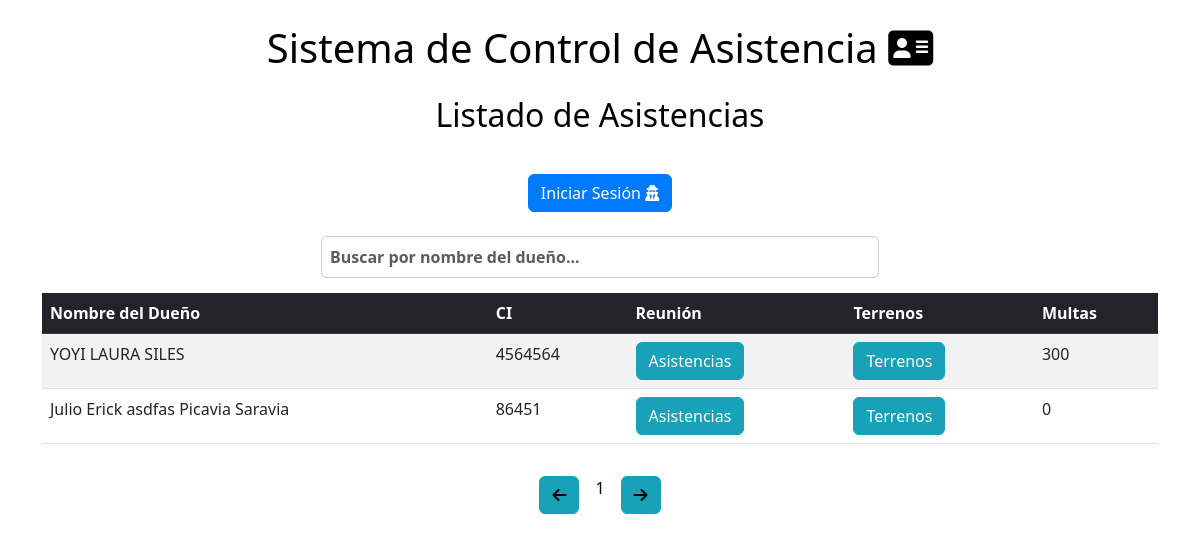
Before: / with the older database file.
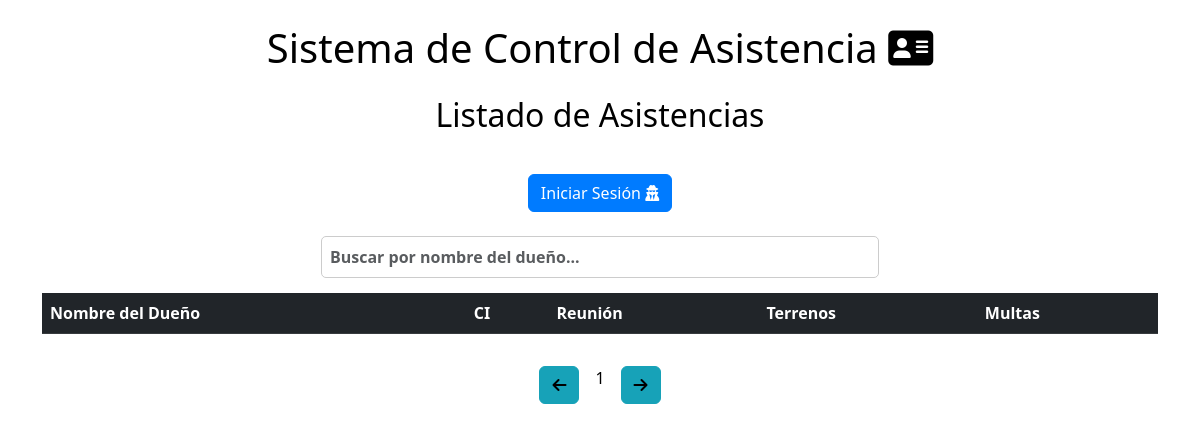
After: the same page with the newer database file.
### models/asistencia_model.py (models this page shows, shortened)
class Asistencia(db.Model):
    __tablename__ = "Asistencia"
    id = db.Column(db.Integer, primary_key=True)
    dueño_id = db.Column(db.Integer, db.ForeignKey('Duenio.id'), nullable=False)
    id_reunion = db.Column(db.Integer, db.ForeignKey('Reuniones.id'), nullable=False)
    asistio = db.Column(db.Boolean, nullable=False, default=False)
    reunion = db.relationship('Reunion', backref='asistencias')
    dueno = db.relationship('Duenio', backref='asistencias')
    __table_args__ = (UniqueConstraint('dueño_id', 'id_reunion', name='_dueño_reunion_uc'),)

### models/duenio_model.py (models this page shows, shortened)
class Duenio(db.Model):
    __tablename__ = "Duenio"
    id = db.Column(db.Integer, primary_key=True)
    nombre = db.Column(db.String(50), nullable=False)
    paterno = db.Column(db.String(50), nullable=False)
    materno = db.Column(db.String(50), nullable=False)
    ci = db.Column(db.String(20), unique=True, nullable=False)
    multas = db.relationship('Multa', backref='duenio', lazy=True)  # Relación con la tabla Multa

### models/multa_model.py (models this page shows, shortened)
class Multa(db.Model):
    __tablename__ = "Multa"
    id = db.Column(db.Integer, primary_key=True)
    dueño_id = db.Column(db.Integer, db.ForeignKey('Duenio.id'), nullable=False)
    id_reunion = db.Column(db.Integer, db.ForeignKey('Reuniones.id'), nullable=True)
    monto = db.Column(db.Integer, nullable=False, default=0)

### controllers/user_controller.py (the view)
@user_bp.route('/')
def index():
    asistencias = Asistencia.query.all()
    terrenos = Terreno.query.all()
    def multas_total(multas):
        total = 0
        for multa in multas:
            total += multa.monto
        return total
    return render_template('index.html', asistencias=asistencias, terrenos=terrenos,multas=multas_total)

### templates/index.html (shortened to what this page needs)
<!DOCTYPE html>
<html lang="es">
<head>
    <link rel="stylesheet" href="https://cdn.jsdelivr.net/npm/bootstrap@5.3.0/dist/css/bootstrap.min.css">
    <link rel="stylesheet" href="https://cdnjs.cloudflare.com/ajax/libs/font-awesome/6.5.1/css/all.min.css">
</head>
<body class="index">
    <section class="container mt-4">
        <div class="text-center">
            <h1 class="mb-4">Sistema de Control de Asistencia <i class="fa-solid fa-address-card"></i></h1>
            <h2 class="mb-3">Listado de Asistencias</h2>
            {% if not current_user.is_authenticated %}
            <a href="{{ url_for('user.login') }}" class="btn btn-primary m-4">
                Iniciar Sesión <i class="fa-solid fa-user-secret"></i>
            </a>
            {% endif %}
        </div>
        <div class="search-container">
            <input type="text" id="searchInput" class="form-control mx-auto"
                placeholder="Buscar por nombre del dueño..." style="background-color: white; font-weight: 700">
        </div>
        <div class="table-responsive">
            <table class="table table-striped" id="asistenciasTable">
                <thead class="table-dark">
                    <tr>
                        <th>Nombre del Dueño</th>
                        <th>CI</th>
                        <th>Reunión</th>
                        <th>Terrenos</th>
                        <th>Multas</th>
                    </tr>
                </thead>
                <tbody id="asistenciasBody">
                    {% set duenos_unicos = {} %}
                    {% for asistencia in asistencias %}
                    {% if asistencia.dueno.id not in duenos_unicos %}
                    <tr>
                        <td class="nombre-dueno">{{ asistencia.dueno.nombre }} {{ asistencia.dueno.paterno }} {{
                            asistencia.dueno.materno }}</td>
                        <td>{{ asistencia.dueno.ci }}</td>
                        <td>
                            <button type="button" class="btn btn-info text-white" data-toggle="modal"
                                data-target="#asistencia{{asistencia.dueno.id}}">
                                Asistencias
                            </button>
                        </td>
                        <td>
                            <button type="button" class="btn btn-info text-white" data-toggle="modal"
                                data-target="#terrenos{{asistencia.dueno.id}}">
                                Terrenos
                            </button>
                        </td>
                        <td>
                            {{ multas(asistencia.dueno.multas) }}
                        </td>
                    </tr>
                    {% endif %}
                    {% endfor %}
                </tbody>
            </table>
        </div>
        <div class="pagination-container mt-3">
            <button class="btn btn-info" id="prevPage">
                <i class="fa-solid fa-arrow-left"></i>
            </button>
            <span id="pageNumber" class="mx-3">1</span>
            <button class="btn btn-info" id="nextPage">
                <i class="fa-solid fa-arrow-right"></i>
            </button>
        </div>
    </section>
</body>
</html>

### templates/index.html (style rules this page uses)
body { background-color: #ffffff; color: #000000; }
.table { color: #ffffff; }
.table-dark { background-color: #000000; }
.btn-primary { background-color: #007bff; border-color: #007bff; }
.btn-info { background-color: #17a2b8; border-color: #17a2b8; }
.pagination-container { margin-top: 20px; display: flex; justify-content: center; }
.search-container { margin-bottom: 15px; text-align: center; }
.search-container input { width: 50%; padding: 8px; font-size: 16px; border-radius: 5px; border: 1px solid #ccc; background-color: #333; color: #fff; }

Changed rows visible on the page:
removed Asistencia: dueno.nombre "YOYI", dueno.paterno "LAURA", dueno.materno "SILES", dueno.ci "4564564"
removed Multa: monto.monto "300"
removed Asistencia: dueno.nombre "Julio Erick", dueno.paterno "asdfas", dueno.materno "Picavia Saravia", dueno.ci "86451"
removed Multa: monto "0"
